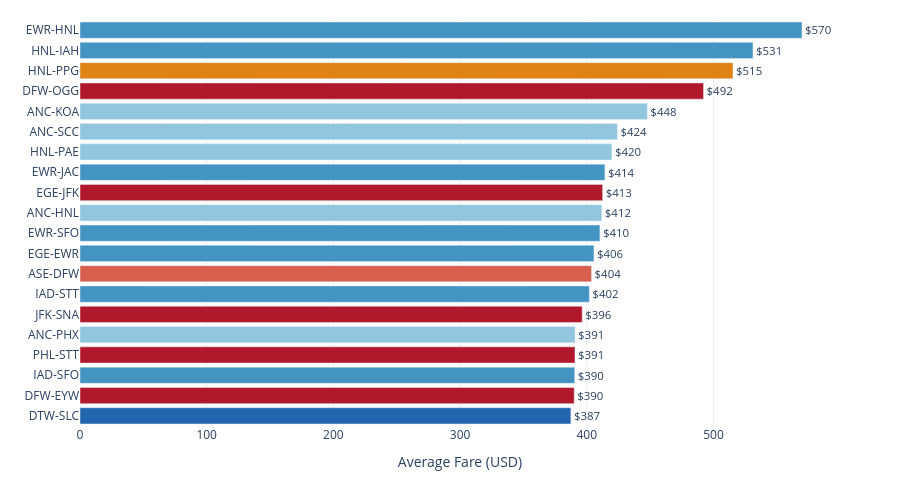

The code cell stored with this chart in its notebook:
### Markdown cell above
---

## Interactive View 2 — The Most Expensive Monopoly Routes

These 20 routes combine high fares with near-monopoly control. Hover to explore.

### Code cell
mono_s = mono.sort_values("AVG_FARE", ascending=True).copy()
mono_s["color"]   = mono_s["TOP_CARRIER"].map(CARRIER_COLORS).fillna("#aaa")
mono_s["tooltip"] = (
    mono_s["ROUTE"] + "<br>Fare: $" + mono_s["AVG_FARE"].round(0).astype(int).astype(str) +
    "<br>Carrier: " + mono_s["TOP_CARRIER"] +
    " (" + (mono_s["TOP_CARRIER_SHARE"]*100).round(1).astype(str) + "%)" +
    "<br>HHI: " + mono_s["HHI"].round(0).astype(int).astype(str)
)

fig2 = go.Figure(go.Bar(
    x=mono_s["AVG_FARE"],
    y=mono_s["ROUTE"],
    orientation="h",
    marker_color=mono_s["color"],
    text=mono_s["AVG_FARE"].round(0).astype(int).apply(lambda v: f"${v}"),
    textposition="outside",
    hovertemplate=mono_s["tooltip"] + "<extra></extra>",
))

fig2.update_layout(
    xaxis_title="Average Fare (USD)",
    height=480,
    margin=dict(l=80, r=60, t=20, b=50),
    plot_bgcolor="white",
    paper_bgcolor="white",
)
fig2.update_xaxes(showgrid=True, gridcolor="#eee")
fig2.show()

### Figure 1 — Plotly figure (JSON) as saved in the notebook; plotly's stock layout.template omitted (floating-point values rounded to 4 significant figures)
{"data": [{"hovertemplate": ["DTW-SLC<br>Fare: $387<br>Carrier: DL (88.6%)<br>HHI: 7889<extra></extra>", "DFW-EYW<br>Fare: $390<br>Carrier: AA (92.2%)<br>HHI: 8536<extra></extra>", "IAD-SFO<br>Fare: $390<br>Carrier: UA (87.9%)<br>HHI: 7836<extra></extra>", "PHL-STT<br>Fare: $391<br>Carrier: AA (87.4%)<br>HHI: 7679<extra></extra>", "ANC-PHX<br>Fare: $391<br>Carrier: AS (86.9%)<br>HHI: 7676<extra></extra>", "JFK-SNA<br>Fare: $396<br>Carrier: AA (92.0%)<br>HHI: 8507<extra></extra>", "IAD-STT<br>Fare: $402<br>Carrier: UA (98.8%)<br>HHI: 9767<extra></extra>", "ASE-DFW<br>Fare: $404<br>Carrier: OO (90.5%)<br>HHI: 8230<extra></extra>", "EGE-EWR<br>Fare: $406<br>Carrier: UA (93.7%)<br>HHI: 8800<extra></extra>", "EWR-SFO<br>Fare: $410<br>Carrier: UA (87.6%)<br>HHI: 7792<extra></extra>", "ANC-HNL<br>Fare: $412<br>Carrier: AS (97.8%)<br>HHI: 9560<extra></extra>", "EGE-JFK<br>Fare: $413<br>Carrier: AA (99.1%)<br>HHI: 9826<extra></extra>", "EWR-JAC<br>Fare: $414<br>Carrier: UA (88.5%)<br>HHI: 7889<extra></extra>", "HNL-PAE<br>Fare: $420<br>Carrier: AS (98.1%)<br>HHI: 9633<extra></extra>", "ANC-SCC<br>Fare: $424<br>Carrier: AS (98.9%)<br>HHI: 9773<extra></extra>", "ANC-KOA<br>Fare: $448<br>Carrier: AS (93.2%)<br>HHI: 8699<extra></extra>", "DFW-OGG<br>Fare: $492<br>Carrier: AA (87.7%)<br>HHI: 7755<extra></extra>", "HNL-PPG<br>Fare: $515<br>Carrier: HA (100.0%)<br>HHI: 10000<extra></extra>", "HNL-IAH<br>Fare: $531<br>Carrier: UA (91.0%)<br>HHI: 8309<extra></extra>", "EWR-HNL<br>Fare: $570<br>Carrier: UA (88.1%)<br>HHI: 7810<extra></extra>"], "marker": {"color": ["#2166ac", "#b2182b", "#4393c3", "#b2182b", "#92c5de", "#b2182b", "#4393c3", "#d6604d", "#4393c3", "#4393c3", "#92c5de", "#b2182b", "#4393c3", "#92c5de", "#92c5de", "#92c5de", "#b2182b", "#e08214", "#4393c3", "#4393c3"]}, "orientation": "h", "text": ["$387", "$390", "$390", "$391", "$391", "$396", "$402", "$404", "$406", "$410", "$412", "$413", "$414", "$420", "$424", "$448", "$492", "$515", "$531", "$570"], "textposition": "outside", "type": "bar", "x": [387.5, 390.1, 390.5, 390.7, 390.8, 396.4, 402.0, 403.8, 405.7, 410.4, 411.8, 412.5, 414.3, 419.8, 424.2, 447.8, 492.2, 515.4, 531.2, 569.9], "y": ["DTW-SLC", "DFW-EYW", "IAD-SFO", "PHL-STT", "ANC-PHX", "JFK-SNA", "IAD-STT", "ASE-DFW", "EGE-EWR", "EWR-SFO", "ANC-HNL", "EGE-JFK", "EWR-JAC", "HNL-PAE", "ANC-SCC", "ANC-KOA", "DFW-OGG", "HNL-PPG", "HNL-IAH", "EWR-HNL"]}], "layout": {"height": 480, "margin": {"b": 50, "l": 80, "r": 60, "t": 20}, "paper_bgcolor": "white", "plot_bgcolor": "white", "xaxis": {"gridcolor": "#eee", "showgrid": true, "title": {"text": "Average Fare (USD)"}}}}
